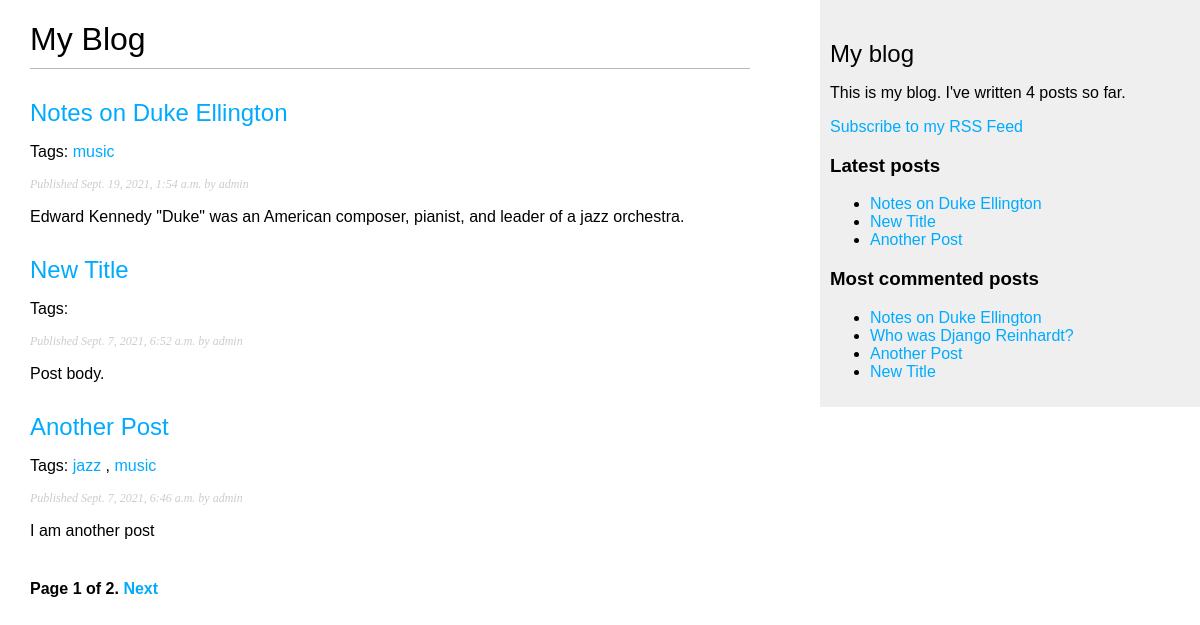
The page /blog/ on the database as committed earlier.
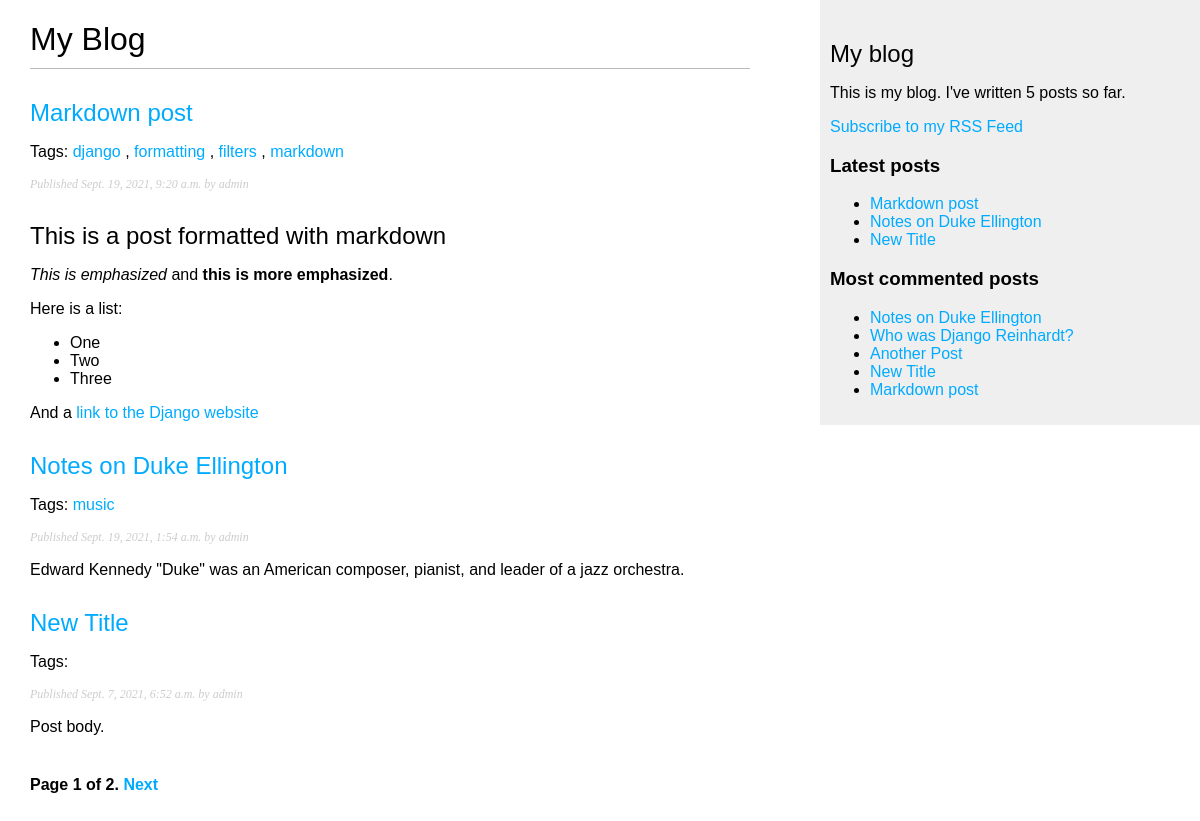
The same page on the database as committed later.
### blog/models.py (models this page shows, shortened)
class Post(models.Model):
    STATUS_CHOICES = (
        ('draft', 'Draft'),
        ('published', 'Published'),
    )
    title = models.CharField(max_length=250)
    slug = models.SlugField(max_length=250,
                            unique_for_date='publish')
    author = models.ForeignKey(User,
                               on_delete=models.CASCADE,
                               related_name='blog_posts')
    body = models.TextField()
    publish = models.DateTimeField(default=timezone.now)
    created = models.DateTimeField(auto_now_add=True)
    updated = models.DateTimeField(auto_now=True)
    status = models.CharField(max_length=10,
                              choices=STATUS_CHOICES,
                              default='draft')
    objects = models.Manager()  # The default manager
    published = PublishManager()  # our custom manager
    tags = TaggableManager()
    def get_absolute_url(self):
        return reverse('blog:post_detail',
                       args=[self.publish.year,
                             self.publish.month,
                             self.publish.day,
                             self.slug])
    class Meta:
        ordering = ('-publish',)

### blog/views.py (the view)
# urls.py: path('', views.post_list, name='post_list'),
def post_list(request, tag_slug=None):
    object_list = Post.published.all()
    tag = None
    if tag_slug:
        tag = get_object_or_404(Tag, slug=tag_slug)
        object_list = object_list.filter(tags__in = [tag])
    paginator = Paginator(object_list, 3)  # 1 post in each page
    page = request.GET.get('page')
    try:
        posts = paginator.page(page)
    except PageNotAnInteger:
        posts = paginator.page(1)
    except EmptyPage:
        posts = paginator.page(paginator.num_pages)
    return render(request,
                  'blog/post/list.html',
                  {'page': page,
                   'posts': posts,
                   'tag': tag})

### blog/models.py (called while the page is built)
    def get_queryset(self):
        return super(PublishManager,
                     self).get_queryset().filter(status='published')

### blog/templatetags/blog_tags.py (called while the page is built)
@register.simple_tag
def total_posts():
    return Post.published.count()

@register.inclusion_tag('blog/post/latest_posts.html')
def show_latest_posts(count=5):
    latest_posts = Post.published.order_by('-publish')[:count]
    return {'latest_posts': latest_posts}

@register.simple_tag
def get_most_commented_posts(count=5):
    return Post.published.annotate(total_comments=Count('comments')).order_by('-total_comments')[:count]

@register.filter(name='markdown')
def markdown_format(text):
    return mark_safe(markdown.markdown(text))

### blog/templates/blog/post/list.html (shortened to what this page needs)
{% extends "blog/base.html" %}
{% load blog_tags %}
{% block content %}
    <h1>My Blog</h1>
    {% for post in posts %}
        <h2><a href="{{ post.get_absolute_url }}">{{ post.title }}</a></h2>
        <p class="tags">Tags:
            {% for tag in post.tags.all %}
                <a href="{% url "blog:post_list_by_tag" tag.slug %}">{{ tag.name }}</a>
                {% if not forloop.last %}, {% endif %}
            {% endfor %}
        </p>
        <p class="date">Published {{ post.publish }} by {{ post.author }}</p>
        {{ post.body | markdown | truncatewords_html:30 }}
    {% endfor %}
    {% include "pagination.html" with page=posts %}
{% endblock %}

### blog/templates/blog/base.html (shortened to what this page needs)
{% load blog_tags %}
{% load static %}
<!DOCTYPE html>
<html>
<head>
    <link rel="stylesheet" href="{% static "css/blog.css" %}">
</head>
<body>
<div id="content">
    {% block content %}
    {% endblock %}
</div>
<div id="sidebar">
    <h2>My blog</h2>
    <p>This is my blog. I've written {% total_posts %} posts so far.</p>
    <p><a href="{% url "blog:post_feed" %}">Subscribe to my RSS Feed</a></p>
    <h3>Latest posts</h3>
    {% show_latest_posts 3 %}
    <h3>Most commented posts</h3>
    {% get_most_commented_posts as most_commented_posts %}
    <ul>
        {% for post in most_commented_posts %}
            <li><a href="{{ post.get_absolute_url }}">{{ post.title }}</a></li>
        {% endfor %}
    </ul>
</div>
</body>
</html>

### blog/templates/pagination.html (shortened to what this page needs)
<div class="pagination">
    <span class="step-links">
        <span class="current">
            Page {{ page.number }} of {{ page.paginator.num_pages }}.
        </span>
        {% if page.has_next %}
            <a href="?page={{ page.next_page_number }}">Next</a>
        {% endif %}
    </span>
</div>

### blog/templates/blog/post/latest_posts.html
<ul>
    {% for post in latest_posts %}
        <li><a href="{{ post.get_absolute_url }}">{{ post.title }}</a></li>
    {% endfor %}
</ul>

### blog/static/css/blog.css (style rules this page uses)
body { margin: 0; padding: 0; font-family: helvetica, sans-serif; }
a { color: #00abff; text-decoration: none; }
h1 { font-weight: normal; border-bottom: 1px solid #bbb; padding: 0 0 10px 0; }
h2 { font-weight: normal; margin: 30px 0 0; }
#content { float: left; width: 60%; padding: 0 0 0 30px; }
#sidebar { float: right; width: 30%; padding: 10px; background: #efefef; height: 100%; }
p.date { color: #ccc; font-family: georgia, serif; font-size: 12px; font-style: italic; }
.pagination { margin: 40px 0; font-weight: bold; }

Rows that differ between the two databases and show on the page:
no longer on one of the page's lists (row unchanged): Post: title "Another Post", publish "Sept. 7, 2021, 6:46 a.m.", author "admin", body "I am another post"
added Post: title "Markdown post", publish "Sept. 19, 2021, 9:20 a.m.", author "admin", body "This is a post formatted with markdown This is emphasized and this is more emphasized . Here is a list: One Two Three And a link to the Django website"
now on this page (row unchanged): Tag: name "django", shown under "Markdown post"
added Tag: name "formatting", shown under "Markdown post"
added Tag: name "filters", shown under "Markdown post"
added Tag: name "markdown", shown under "Markdown post"
computed for Post "Another Post": loses Tag (name "jazz"); loses Tag (name "music")
Other text that changed with them:
text no longer shown: "4"
text now shown: "5"
